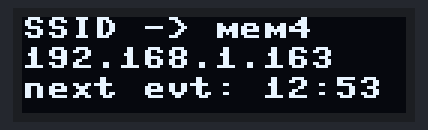
A program run on a simulated ESP32 board running MicroPython. Shown: 128×32 one-colour display. Library files of the repository ran but are not shown: ssd1306.py. At 0.0 s the program stops and its outputs stay as they are.

Above: at 0.1 s.

The program:

oled.py
```python
from machine import Pin, I2C
import ssd1306

# Constants for the OLED dimensions
OLED_WIDTH = 128
OLED_HEIGHT = 32

# Setup I2C
# Use GPIO16 for SDA and GPIO17 for SCL
i2c = I2C(1, scl=Pin(27), sda=Pin(26), freq=400000)

# Initialize the OLED display
oled = ssd1306.SSD1306_I2C(OLED_WIDTH, OLED_HEIGHT, i2c)

# Clear the display
oled.fill(0)
oled.show()

# Display some text
oled.text('SSID -> mem4', 0, 0)  # Display at position x=0, y=0
oled.text('192.168.1.163', 0, 10)  # Display at position x=0, y=10
oled.text('next evt: 12:53', 0, 20)      # Display at position x=0, y=20
oled.show()
```
